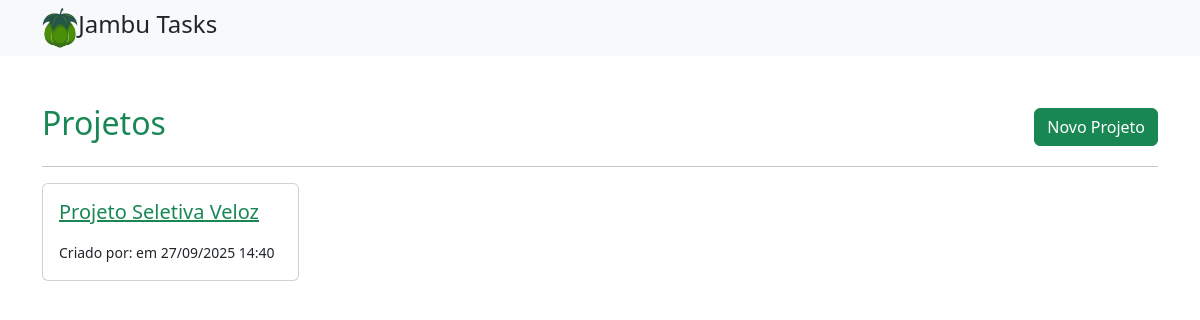
Before: /projetos/ (signed in) with the older database file.
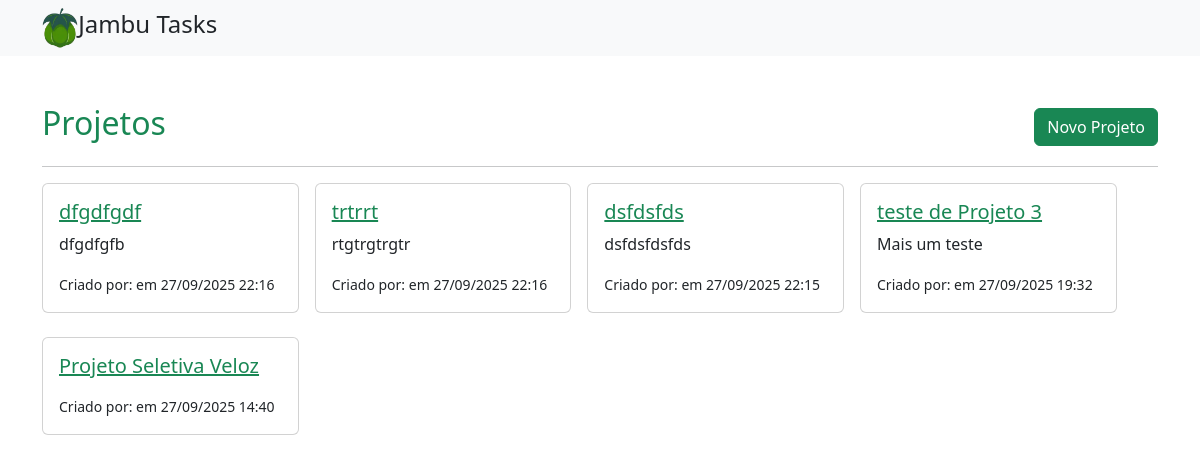
After: the same page with the newer database file.
### projetos/models.py (models this page shows, shortened)
class Projeto(models.Model):
    titulo = models.CharField("Título", max_length=200, default="Sem título")
    descricao = models.TextField("Descrição", blank=True)
    participantes = models.ManyToManyField(
        User,
        related_name='participacao_projetos',
        blank=True,
        verbose_name="Participantes"
    )
    criador = models.ForeignKey(
        User,
        on_delete=models.SET_NULL,
        null=True,
        related_name='projetos_criados',
        verbose_name="Criador"
    )
    criado_em = models.DateTimeField("Criado em", auto_now_add=True)

### projetos/views.py (the view)
# urls.py: path('', ListaProjetos.as_view(), name='lista_projetos'),
class ListaProjetos(LoginRequiredMixin, generic.ListView):
    model = Projeto
    template_name = 'projetos/lista_projetos.html'
    context_object_name = 'projetos'
    ordering = ['-criado_em']

### projetos/templates/projetos/lista_projetos.html
{% extends "base.html" %}
{% block content %}
<div class="container mt-4">
  <div class="d-flex justify-content-between align-items-center">
    <h2 class="text-success">Projetos</h2>
    <a class="btn btn-success" href="{% url 'projetos:criar' %}">Novo Projeto</a>
  </div>
  <hr>
  <div class="d-flex flex-wrap gap-3">
  {% for projeto in projetos %}
    <div class="card mb-2" style="width:23%;">
      <div class="card-body">
        <h5><a class="text-success" href="{% url 'projetos:detalhe' projeto.pk %}">{{ projeto.titulo }}</a></h5>
        <p>{{ projeto.descricao|truncatewords:20 }}</p>
        <small>Criado por: {{ projeto.criador.get_full_name }} em {{ projeto.criado_em|date:"d/m/Y H:i" }}</small>
      </div>
    </div>
  {% empty %}
    <p>Nenhum projeto encontrado.</p>
  {% endfor %}
  </div>
</div>
{% endblock %}

Changed rows visible on the page:
added Projeto: titulo "dfgdfgdf", descricao "dfgdfgfb", criado_em "27/09/2025 22:16"
added Projeto: titulo "trtrrt", descricao "rtgtrgtrgtr", criado_em "27/09/2025 22:16"
added Projeto: titulo "dsfdsfds", descricao "dsfdsfdsfds", criado_em "27/09/2025 22:15"
added Projeto: titulo "teste de Projeto 3", descricao "Mais um teste", criado_em "27/09/2025 19:32"
